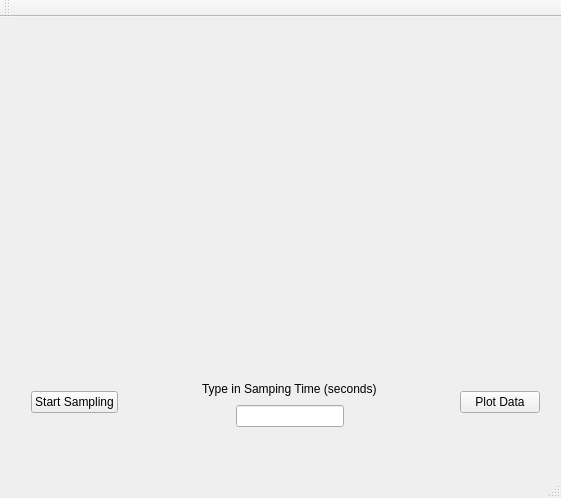
<?xml version="1.0" encoding="UTF-8"?>
<ui version="4.0">
 <class>MainWindow</class>
 <widget class="QMainWindow" name="MainWindow">
  <property name="geometry">
   <rect>
    <x>0</x>
    <y>0</y>
    <width>561</width>
    <height>498</height>
   </rect>
  </property>
  <property name="windowTitle">
   <string>MainWindow</string>
  </property>
  <widget class="QWidget" name="centralWidget">
   <widget class="QCustomPlot" name="customPlot" native="true">
    <property name="geometry">
     <rect>
      <x>21</x>
      <y>11</y>
      <width>531</width>
      <height>331</height>
     </rect>
    </property>
   </widget>
   <widget class="QWidget" name="">
    <property name="geometry">
     <rect>
      <x>20</x>
      <y>350</y>
      <width>531</width>
      <height>71</height>
     </rect>
    </property>
    <layout class="QHBoxLayout" name="horizontalLayout_2">
     <item>
      <widget class="QPushButton" name="StartButton">
       <property name="text">
        <string>Start Sampling</string>
       </property>
      </widget>
     </item>
     <item>
      <spacer name="horizontalSpacer_3">
       <property name="orientation">
        <enum>Qt::Horizontal</enum>
       </property>
       <property name="sizeHint" stdset="0">
        <size>
         <width>13</width>
         <height>111</height>
        </size>
       </property>
      </spacer>
     </item>
     <item>
      <layout class="QVBoxLayout" name="verticalLayout">
       <item>
        <widget class="QLabel" name="label">
         <property name="text">
          <string>Type in Samping Time (seconds)</string>
         </property>
        </widget>
       </item>
       <item>
        <layout class="QHBoxLayout" name="horizontalLayout">
         <item>
          <spacer name="horizontalSpacer">
           <property name="orientation">
            <enum>Qt::Horizontal</enum>
           </property>
           <property name="sizeHint" stdset="0">
            <size>
             <width>28</width>
             <height>20</height>
            </size>
           </property>
          </spacer>
         </item>
         <item>
          <widget class="QLineEdit" name="sampleTime"/>
         </item>
         <item>
          <spacer name="horizontalSpacer_2">
           <property name="orientation">
            <enum>Qt::Horizontal</enum>
           </property>
           <property name="sizeHint" stdset="0">
            <size>
             <width>28</width>
             <height>20</height>
            </size>
           </property>
          </spacer>
         </item>
        </layout>
       </item>
      </layout>
     </item>
     <item>
      <spacer name="horizontalSpacer_4">
       <property name="orientation">
        <enum>Qt::Horizontal</enum>
       </property>
       <property name="sizeHint" stdset="0">
        <size>
         <width>13</width>
         <height>111</height>
        </size>
       </property>
      </spacer>
     </item>
     <item>
      <widget class="QPushButton" name="PlotButton">
       <property name="text">
        <string>Plot Data</string>
       </property>
      </widget>
     </item>
    </layout>
   </widget>
  </widget>
  <widget class="QMenuBar" name="menuBar">
   <property name="geometry">
    <rect>
     <x>0</x>
     <y>0</y>
     <width>561</width>
     <height>22</height>
    </rect>
   </property>
  </widget>
  <widget class="QToolBar" name="mainToolBar">
   <attribute name="toolBarArea">
    <enum>TopToolBarArea</enum>
   </attribute>
   <attribute name="toolBarBreak">
    <bool>false</bool>
   </attribute>
  </widget>
  <widget class="QStatusBar" name="statusBar"/>
 </widget>
 <layoutdefault spacing="6" margin="11"/>
 <customwidgets>
  <customwidget>
   <class>QCustomPlot</class>
   <extends>QWidget</extends>
   <header location="global">qcustomplot.h</header>
   <container>1</container>
  </customwidget>
 </customwidgets>
 <resources/>
 <connections/>
</ui>
